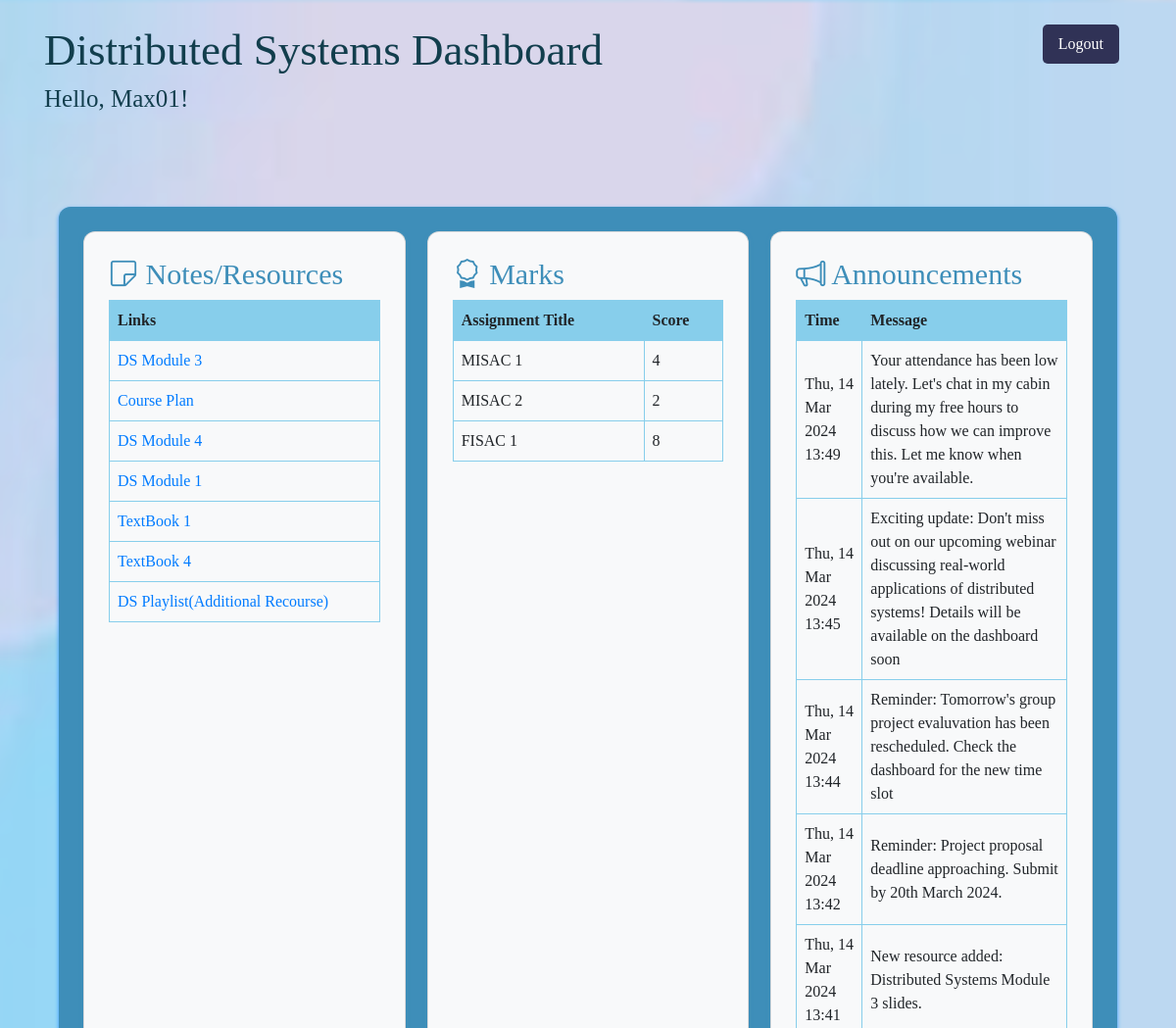
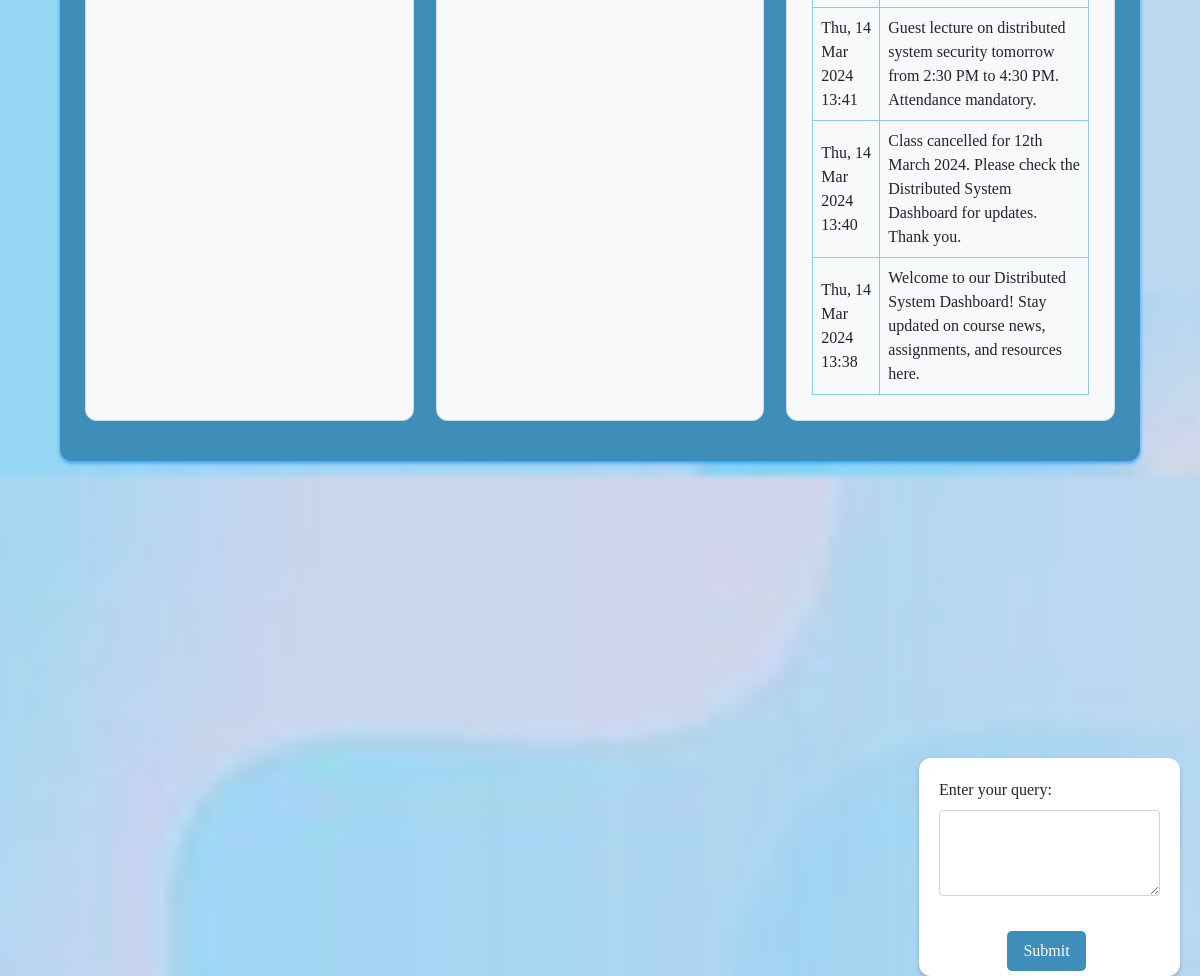
Page /home/ (signed in) on the committed database (2 pictures, top to bottom).
### myapp/models.py (models this page shows, shortened)
class Resource(models.Model):
    title = models.CharField(max_length=255)
    link = models.URLField()
    description = models.TextField(blank=True)

class Mark(models.Model):
    student = models.ForeignKey(User, on_delete=models.CASCADE)
    assignment_title = models.CharField(max_length=255)
    score = models.IntegerField()

class Announcement(models.Model):
    message = models.TextField()
    created_at = models.DateTimeField(auto_now_add=True)
    for_all = models.BooleanField(default=True)
    specific_student = models.ForeignKey(
        User, on_delete=models.CASCADE, null=True, blank=True)  # Optional

### myapp/views.py (the view)
# urls.py: path('home/', views.home_view, name='home'),
def home_view(request):
    resources = Resource.objects.all()
    marks = Mark.objects.filter(student=request.user)
    announcements = (Announcement.objects.filter(for_all=True) | Announcement.objects.filter(
        specific_student=request.user)).order_by('-created_at')
    context = {
        'user': request.user,
        'welcome_message': "Distributed Systems Dashboard",
        'resources': resources,
        'marks': marks,
        'announcements': announcements,
    }
    return render(request, 'home.html', context)

### templates/home.html (shortened to what this page needs)
<!DOCTYPE html>
<html lang="en">
<head>
    <link rel="stylesheet" href="https://stackpath.bootstrapcdn.com/bootstrap/4.5.2/css/bootstrap.min.css">
    <link rel="stylesheet" href="https://cdn.jsdelivr.net/npm/bootstrap-icons@1.9.1/font/bootstrap-icons.css">
</head>
<body style="background-image: url('../static/images/bg.jpg'); background-size: cover; background-position: center;">
    <div class="container">
        <br>
        <h1>{{ welcome_message }}</h1>
        <h3>Hello, {{ user.username }}!</h3>
        <form action="{% url 'logout' %}" method="post">
            <button id="logoutButton" type="submit">Logout</button>
        </form>
        <br><br><br>
        <div class="dashboard">
            <div class="column card bg-light">
                <h2><i class="bi bi-sticky"></i> Notes/Resources</h2>
                <table>
                    <thead>
                        <tr>
                            <th>Links</th>
                        </tr>
                    </thead>
                    <tbody>
                        {% for resource in resources %}
                        <tr>
                            <td><a href="{{ resource.link }}">{{ resource.title }}</a></td>
                        </tr>
                        {% empty %}
                        <tr>
                            <td>No resources available.</td>
                        </tr>
                        {% endfor %}
                    </tbody>
                </table>
            </div>
            <div class="column card bg-light">
                <h2><i class="bi bi-award"></i> Marks</h2>
                <table>
                    <thead>
                        <tr>
                            <th>Assignment Title</th>
                            <th>Score</th>
                        </tr>
                    </thead>
                    <tbody>
                        {% for mark in marks %}
                        <tr>
                            <td>{{ mark.assignment_title }}</td>
                            <td>{{ mark.score }}</td>
                        </tr>
                        {% empty %}
                        <tr>
                            <td colspan="2">No marks available.</td>
                        </tr>
                        {% endfor %}
                    </tbody>
                </table>
            </div>
            <div class="column card bg-light">
                <h2><i class="bi bi-megaphone"></i> Announcements</h2>
                <table>
                    <thead>
                        <tr>
                            <th>Time</th>
                            <th>Message</th>
                        </tr>
                    </thead>
                    <tbody>
                        {% for announcement in announcements %}
                        <tr class="announcement" data-message="{{ announcement.message }}"
                            data-type="{% if announcement.for_all %}Broadcast{% else %}Private{% endif %}">
                            <td>{{ announcement.created_at|date:"D, d M Y H:i" }}</td>
                            <td>{{ announcement.message }}</td>
                        </tr>
                        {% empty %}
                        <tr>
                            <td colspan="2">No announcements.</td>
                        </tr>
                        {% endfor %}
                    </tbody>
                </table>
            </div>
        </div>
    </div>
    <button class="feedback-btn" onclick="toggleFeedback()">Submit Feedback</button>
    <div class="query-form">
        <form action="{% url 'submit_query' %}" method="post">
            <div class="form-group">
                <label for="queryMessage">Enter your query:</label>
                <textarea class="form-control" id="queryMessage" name="message" rows="3"></textarea>
            </div>
            <div class="submit-btn">
                <button type="submit" class="btn btn-primary">Submit</button>
            </div>
        </form>
    </div>
</body>
</html>

### templates/home.html (style rules this page uses)
body { font-family: 'Garamond', serif; margin: 0; padding: 0; display: flex; justify-content: center; position: relative; background-color: rgba(255, 255, 255, 0.7); }
.dashboard { display: grid; grid-template-columns: repeat(3, 1fr); gap: 22px; max-width: 1300px; margin: 15px; padding: 25px; background-color: #3e8eb9; border-radius: 12px; box-shadow: 0 2px 4px #3399ff; }
.column { padding: 25px; border-radius: 12px; background-color: #FFF; box-shadow: 0 2px 4px #3e8eb9; transition: transform 0.2s ease; }
h1 { color: #123e4d; font-family: 'Garamond', serif; font-size: 45px; }
h3 { color: #123e4d; font-family: 'Garamond', serif; font-size: 25px; }
h2 { color: #3e8eb9; font-family: 'Garamond', serif; font-size: 30px; }
.card { margin-bottom: 15px; }
button[type="submit"] { background-color: #5d6be7; color: white; border: none; padding: 8px 16px; border-radius: 5px; cursor: pointer; position: relative; top: 15px; right: 3px; }
h2 i { color: #3e8eb9; }
.container { position: relative; }
table { border-collapse: collapse; width: 100%; }
th, td { border: 1px solid #87CEEB; padding: 8px; text-align: left; }
th { background-color: #87CEEB; }
.query-form { position: absolute; bottom: -500px; right: 20px; max-width: 600px; background-color: #fff; padding: 20px; border-radius: 12px; box-shadow: 0 2px 4px rgba(0, 0, 0, 0.2); transition: bottom 0.5s ease; }
.query-form button[type="submit"] { background-color: #3e8eb9; color: white; border: none; padding: 8px 16px; border-radius: 5px; cursor: pointer; }
.submit-btn { text-align: center; margin-top: 20px; }
.feedback-btn { position: fixed; bottom: 20px; right: 20px; background-color: #303256; color: white; border: none; padding: 8px 16px; border-radius: 5px; cursor: pointer; }
#logoutButton { background-color: #303256; color: white; border: none; padding: 8px 16px; border-radius: 5px; cursor: pointer; position: absolute; top: 25px; right: 28px; }

### rows in the picture
Resource: title "DS Module 3"
Resource: title "Course Plan"
Resource: title "DS Module 4"
Resource: title "DS Module 1"
Resource: title "TextBook 1"
Resource: title "TextBook 4"
Resource: title "DS Playlist(Additional Recourse)"
Mark: assignment_title "MISAC 1", score "4"
Mark: assignment_title "MISAC 2", score "2"
Mark: assignment_title "FISAC 1", score "8"
Announcement: created_at "Thu, 14 Mar 2024 13:49", message "Your attendance has been low lately. Let's chat in my cabin during my free hours to discuss how we can improve this. Let me know when you're available."
Announcement: created_at "Thu, 14 Mar 2024 13:45", message "Exciting update: Don't miss out on our upcoming webinar discussing real-world applications of distributed systems! Details will be available on the dashboard soon"
Announcement: created_at "Thu, 14 Mar 2024 13:44", message "Reminder: Tomorrow's group project evaluvation has been rescheduled. Check the dashboard for the new time slot"
Announcement: created_at "Thu, 14 Mar 2024 13:42", message "Reminder: Project proposal deadline approaching. Submit by 20th March 2024."
Announcement: created_at "Thu, 14 Mar 2024 13:41", message "New resource added: Distributed Systems Module 3 slides."
Announcement: created_at "Thu, 14 Mar 2024 13:41", message "Guest lecture on distributed system security tomorrow from 2:30 PM to 4:30 PM. Attendance mandatory."
Announcement: created_at "Thu, 14 Mar 2024 13:40", message "Class cancelled for 12th March 2024. Please check the Distributed System Dashboard for updates. Thank you."
Announcement: created_at "Thu, 14 Mar 2024 13:38", message "Welcome to our Distributed System Dashboard! Stay updated on course news, assignments, and resources here."

### other values in the picture
{{ welcome_message }} "Distributed Systems Dashboard"
{{ user.username }} "Max01"
